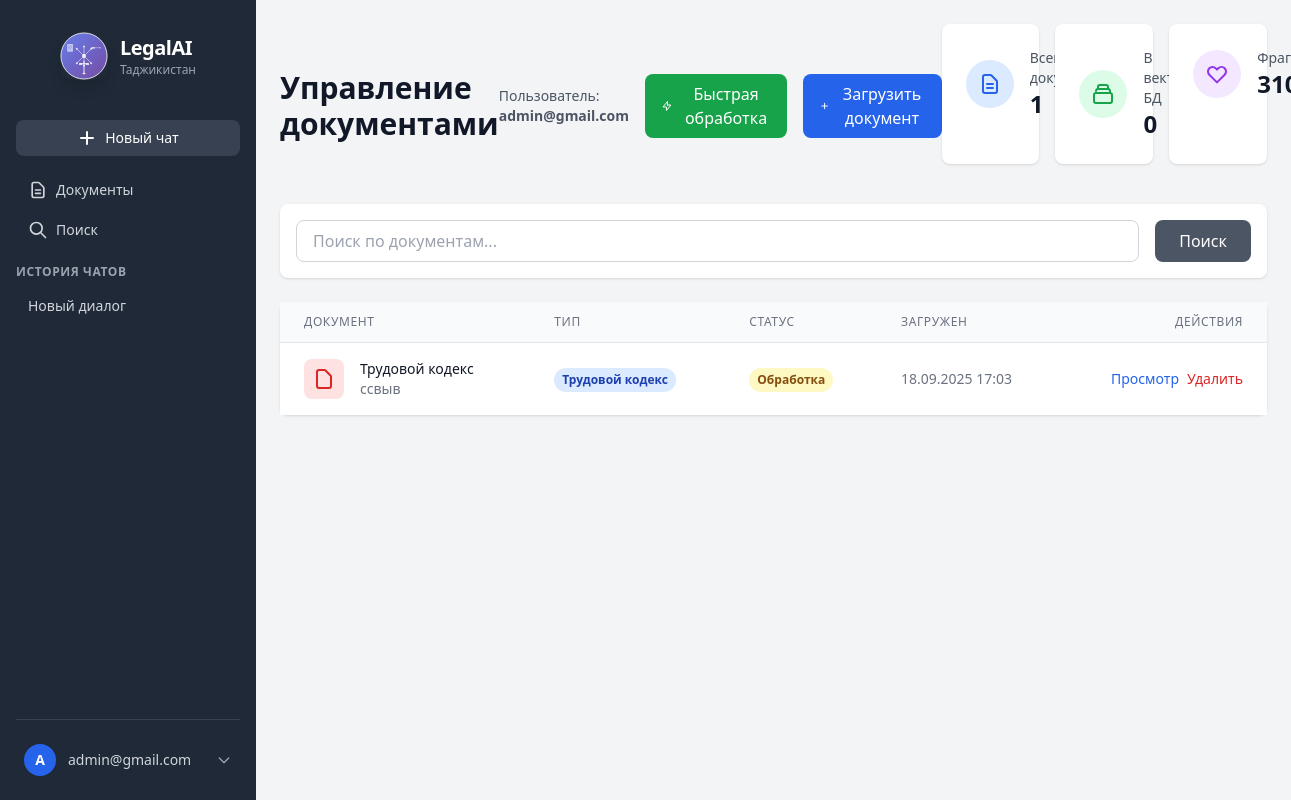
/knowledge/ (signed in), run on an earlier commit of the app's database.
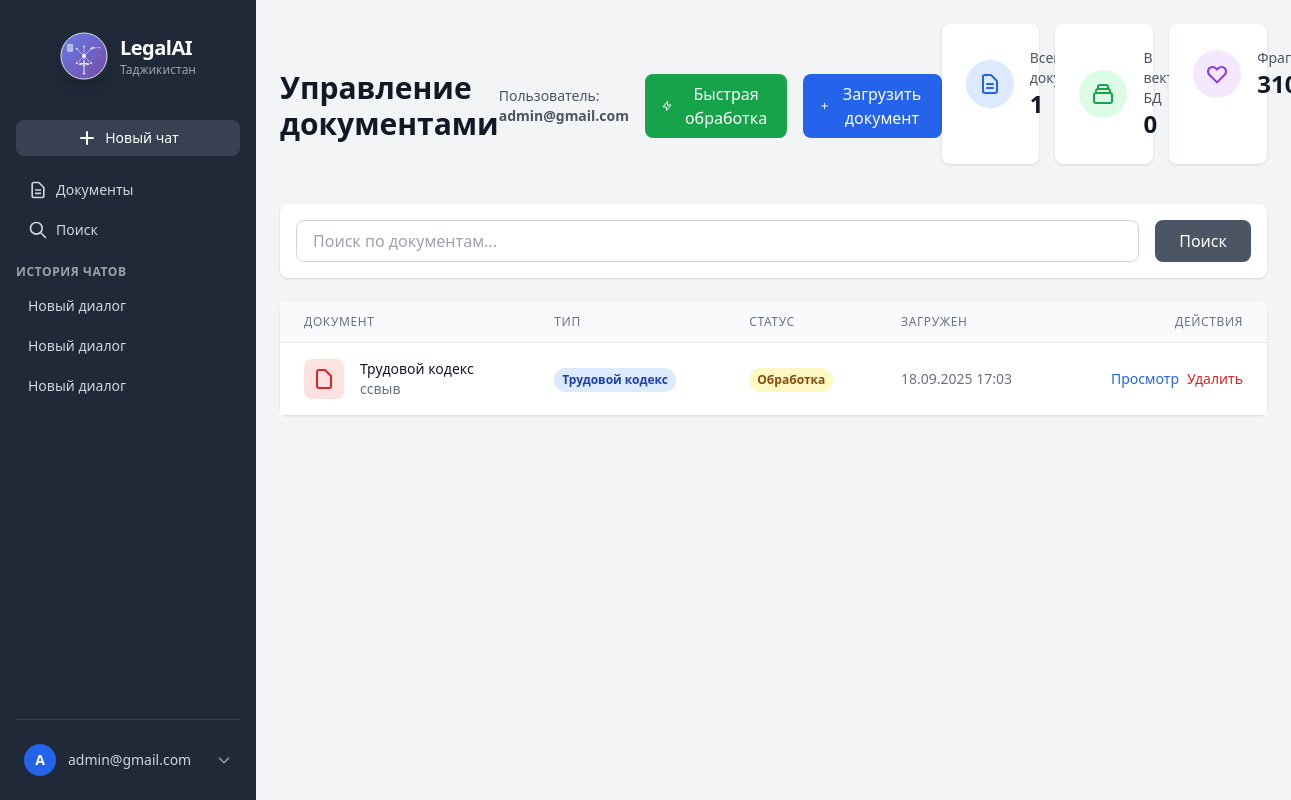
And on a later commit of the database.
### chat/models.py (models this page shows, shortened)
class ChatSession(models.Model):
    user = models.ForeignKey(settings.AUTH_USER_MODEL, on_delete=models.CASCADE, related_name='chat_sessions')
    title = models.CharField(max_length=255, blank=True)
    created_at = models.DateTimeField(auto_now_add=True)
    updated_at = models.DateTimeField(auto_now=True)
    is_archived = models.BooleanField(default=False)

### knowledge/models.py (models this page shows, shortened)
class KnowledgeDocument(models.Model):
    STATUS_CHOICES = (
        ('pending', 'Ожидает обработки'),
        ('processing', 'В обработке'),
        ('ready', 'Готов'),
        ('error', 'Ошибка'),
    )
    DOCUMENT_TYPES = (
        ('constitution', 'Конституция'),
        ('civil_code', 'Гражданский кодекс'),
        ('criminal_code', 'Уголовный кодекс'),
        ('labor_code', 'Трудовой кодекс'),
        ('family_code', 'Семейный кодекс'),
        ('administrative_code', 'Административный кодекс'),
        ('tax_code', 'Налоговый кодекс'),
        ('federal_law', 'Федеральный закон'),
        ('regulation', 'Постановление'),
        ('other', 'Другое'),
    )
    title = models.CharField(max_length=255, verbose_name="Название документа")
    description = models.TextField(blank=True, null=True, verbose_name="Описание документа")
    document_type = models.CharField(max_length=50, choices=DOCUMENT_TYPES, default='other', verbose_name="Тип документа")
    file = models.FileField(upload_to='knowledge_base/', verbose_name="Файл (PDF)")
    status = models.CharField(max_length=20, choices=STATUS_CHOICES, default='pending', verbose_name="Статус")
    uploaded_by = models.ForeignKey(User, on_delete=models.CASCADE, null=True, blank=True, verbose_name="Загружен пользователем")
    created_at = models.DateTimeField(auto_now_add=True, verbose_name="Дата создания")
    updated_at = models.DateTimeField(auto_now=True, verbose_name="Дата обновления")
    error_message = models.TextField(blank=True, null=True, verbose_name="Сообщение об ошибке")
    total_chunks = models.IntegerField(default=0, verbose_name="Количество фрагментов")
    processed_at = models.DateTimeField(null=True, blank=True, verbose_name="Дата обработки")
    class Meta:
        verbose_name = "Документ базы знаний"
        verbose_name_plural = "Документы базы знаний"
        ordering = ['-created_at']

### knowledge/views.py (the view)
# urls.py: path('', views.document_list, name='document_list'),
@login_required
def document_list(request):
    documents = KnowledgeDocument.objects.filter(
        uploaded_by=request.user
    ).order_by('-created_at') if request.user.is_authenticated else KnowledgeDocument.objects.none()
    paginator = Paginator(documents, 10)
    page_number = request.GET.get('page')
    page_obj = paginator.get_page(page_number)
    try:
        chroma_service = ChromaService()
        stats = chroma_service.get_collection_stats()
    except Exception:
        stats = {'total_documents': 0, 'total_chunks': 0}
    context = {
        'page_obj': page_obj,
        'stats': stats,
        'document_types': KnowledgeDocument.DOCUMENT_TYPES,
    }
    return render(request, 'knowledge/document_list.html', context)

### chat/context_processors.py (called while the page is built)
def sidebar_sessions(request):
    if request.user.is_authenticated:
        sessions = (
            ChatSession.objects.filter(user=request.user)
            .order_by('-updated_at', '-id')[:30]
        )
    else:
        sessions = []
    return {'sidebar_sessions': sessions}

### templates/knowledge/document_list.html (shortened to what the changed rows need)
{% extends 'base.html' %}
{% load static %}
{% block content %}
<div class="flex-1 p-6">
    <div class="max-w-7xl mx-auto">
        <div class="mb-8">
            <div class="flex justify-between items-center mb-4">
                <h1 class="text-3xl font-bold text-gray-900">Управление документами</h1>
        </div>
        <div class="bg-white rounded-lg shadow">
            {% if page_obj %}
                <div class="overflow-x-auto">
                    <table class="min-w-full divide-y divide-gray-200">
                        <thead class="bg-gray-50">
                            <tr>
                                <th class="px-6 py-3 text-left text-xs font-medium text-gray-500 uppercase tracking-wider">
                                    Документ
                                </th>
                                <th class="px-6 py-3 text-left text-xs font-medium text-gray-500 uppercase tracking-wider">
                                    Тип
                                </th>
                                <th class="px-6 py-3 text-left text-xs font-medium text-gray-500 uppercase tracking-wider">
                                    Статус
                                </th>
                                <th class="px-6 py-3 text-left text-xs font-medium text-gray-500 uppercase tracking-wider">
                                    Загружен
                                </th>
                                <th class="px-6 py-3 text-right text-xs font-medium text-gray-500 uppercase tracking-wider">
                                    Действия
                                </th>
                            </tr>
                        </thead>
                        <tbody class="bg-white divide-y divide-gray-200">
                            {% for document in page_obj %}
                            <tr class="hover:bg-gray-50">
                                <td class="px-6 py-4 whitespace-nowrap">
                                    <div class="flex items-center">
                                        <div class="flex-shrink-0 h-10 w-10">
                                            <div class="h-10 w-10 rounded-lg bg-red-100 flex items-center justify-center">
                                                <svg class="w-6 h-6 text-red-600" fill="none" stroke="currentColor" viewBox="0 0 24 24">
                                                    <path stroke-linecap="round" stroke-linejoin="round" stroke-width="2" d="M7 21h10a2 2 0 002-2V9.414a1 1 0 00-.293-.707l-5.414-5.414A1 1 0 0012.586 3H7a2 2 0 00-2 2v14a2 2 0 002 2z"></path>
                                                </svg>
                                            </div>
                                        </div>
                                        <div class="ml-4">
                                            <div class="text-sm font-medium text-gray-900">
                                                <a href="{% url 'knowledge:document_detail' document.pk %}" class="hover:text-blue-600">
                                                    {{ document.title }}
                                                </a>
                                            </div>
                                            {% if document.description %}
                                            <div class="text-sm text-gray-500">{{ document.description|truncatechars:60 }}</div>
                                            {% endif %}
                                        </div>
                                    </div>
                                </td>
                                <td class="px-6 py-4 whitespace-nowrap">
                                    <span class="inline-flex px-2 py-1 text-xs font-semibold rounded-full bg-blue-100 text-blue-800">
                                        {{ document.get_document_type_display }}
                                    </span>
                                </td>
                                <td class="px-6 py-4 whitespace-nowrap">
                                    {% if document.status == 'ready' %}
                                        <span class="inline-flex px-2 py-1 text-xs font-semibold rounded-full bg-green-100 text-green-800">
                                            Готов
                                        </span>
                                    {% elif document.status == 'processing' %}
                                        <span class="inline-flex px-2 py-1 text-xs font-semibold rounded-full bg-yellow-100 text-yellow-800">
                                            Обработка
                                        </span>
                                    {% elif document.status == 'error' %}
                                        <span class="inline-flex px-2 py-1 text-xs font-semibold rounded-full bg-red-100 text-red-800">
                                            Ошибка
                                        </span>
                                    {% else %}
                                        <span class="inline-flex px-2 py-1 text-xs font-semibold rounded-full bg-gray-100 text-gray-800">
                                            {{ document.get_status_display }}
                                        </span>
                                    {% endif %}
                                </td>
                                <td class="px-6 py-4 whitespace-nowrap text-sm text-gray-500">
                                    {{ document.created_at|date:"d.m.Y H:i" }}
                                </td>
                                <td class="px-6 py-4 whitespace-nowrap text-right text-sm font-medium">
                                    <div class="flex justify-end space-x-2">
                                        <a href="{% url 'knowledge:document_detail' document.pk %}"
                                           class="text-blue-600 hover:text-blue-900">Просмотр</a>
                                        <form method="post" action="{% url 'knowledge:delete_document' document.pk %}"
                                              class="inline" onsubmit="return confirm('Вы уверены, что хотите удалить этот документ?')">
                                            <button type="submit" class="text-red-600 hover:text-red-900">
                                                Удалить
                                            </button>
                                        </form>
                                    </div>
                                </td>
                            </tr>
                            {% endfor %}
                        </tbody>
                    </table>
                </div>
            {% endif %}
        </div>
    </div>
</div>
{% endblock %}

### templates/base.html (shortened to what the changed rows need)
{% load static %}
<!doctype html>
<html lang="ru" class="h-full">
<head>
  <script src="https://cdn.tailwindcss.com"></script>
  <link href="https://cdn.jsdelivr.net/npm/prismjs@1.29.0/themes/prism-tomorrow.min.css" rel="stylesheet" />
  <link rel="stylesheet" href="{% static 'css/app.css' %}">
</head>
<body class="h-full bg-gray-100 font-sans">
  <div class="flex h-full">
    <aside class="w-64 bg-gray-800 text-white flex flex-col p-4 shrink-0">
      <div class="flex items-center justify-center mb-6 py-4">
        <div class="flex items-center gap-3">
          <div class="flex flex-col">
            <h1 class="text-xl font-bold text-white tracking-tight">LegalAI</h1>
          </div>
        </div>
      </div>
      <h2 class="text-xs font-semibold text-gray-400 uppercase tracking-wider mb-2">История чатов</h2>
      <nav class="flex-1 space-y-1">
        {% for s in sidebar_sessions %}
          <div class="group flex items-center justify-between hover:bg-gray-700 rounded-md {% if s.pk == session.pk %}bg-blue-600{% endif %}">
            <a href="{% url 'chat:session_detail' s.pk %}" class="flex-1 px-3 py-2 text-sm text-gray-300 truncate {% if s.pk == session.pk %}text-white{% endif %}">
              {{ s.title|truncatechars:25 }}
            </a>
          </div>
        {% endfor %}
      </nav>
    </aside>
    <main class="flex-1 flex flex-col">
      {% block content %}{% endblock %}
    </main>
  </div>
</body>
</html>

What changed in the data, as far as the page shows it:
added ChatSession: title "Новый диалог"
added ChatSession: title "Новый диалог"
